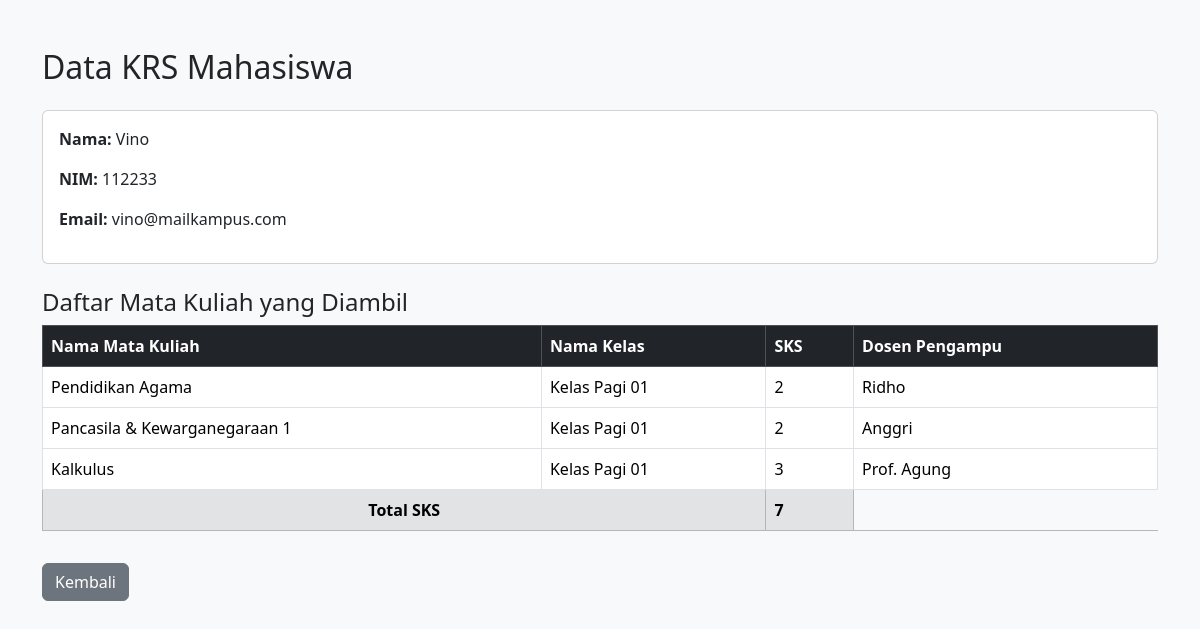
Page /lihat_krs.php?id=1 on the committed database.
### tables this page shows
CREATE TABLE `mahasiswa` (
  `id` int(11) NOT NULL,
  `nama_mahasiswa` varchar(255) NOT NULL,
  `NIM` int(10) NOT NULL,
  `email` varchar(255) NOT NULL,
  `jurusan_id` int(11) DEFAULT NULL,
  `password` varchar(50) NOT NULL
);

CREATE TABLE `mata_kuliah` (
  `id` int(11) NOT NULL,
  `kode_mk` varchar(10) NOT NULL,
  `nama_mk` varchar(255) NOT NULL,
  `sks` int(11) NOT NULL,
  `dosen_id` int(11) DEFAULT NULL
);

CREATE TABLE `kelas` (
  `id` int(11) NOT NULL,
  `kode_kelas` varchar(10) NOT NULL,
  `nama_kelas` varchar(255) NOT NULL
);

CREATE TABLE `dosen` (
  `id` int(11) NOT NULL,
  `nidn` varchar(20) NOT NULL,
  `nama_dosen` varchar(255) NOT NULL,
  `nomor_telepon` varchar(15) DEFAULT NULL,
  `alamat` text DEFAULT NULL
);

### lihat_krs.php (the view, shortened to what this page needs)
<?php
require_once 'config/Database.php';
$db = $conn;
$id = $_GET['id'];
$stmt = $db->prepare("SELECT * FROM mahasiswa WHERE id = ?");
$stmt->execute([$id]);
$mahasiswa = $stmt->fetch(PDO::FETCH_ASSOC);
$query = "
    SELECT
        mk.nama_mk AS nama_mk,
        mk.sks,
        d.nama_dosen AS nama_dosen,
        j.id AS jurusan_id,
        k.nama_kelas AS nama_kelas
    FROM krs
    JOIN mata_kuliah mk ON krs.mata_kuliah_id = mk.id
    JOIN dosen d ON krs.dosen_id = d.id
    JOIN jurusan j ON krs.jurusan_id = j.id
    JOIN kelas k ON krs.kelas_id = k.id
    WHERE krs.mahasiswa_id = ?
";
$stmt = $db->prepare($query);
$stmt->execute([$id]);
$krsList = $stmt->fetchAll(PDO::FETCH_ASSOC);
$totalSKS = array_sum(array_column($krsList, 'sks'));
?>
<!DOCTYPE html>
<html lang="en">
<head>
    <link href="assets/vendor/bootstrap/css/bootstrap.min.css" rel="stylesheet">
</head>
<body class="bg-light">
    <div class="container py-5">
        <h2 class="mb-4">Data KRS Mahasiswa</h2>
        <div class="card mb-4">
            <div class="card-body">
                <p><strong>Nama:</strong> <?= htmlspecialchars($mahasiswa['nama_mahasiswa']) ?></p>
                <p><strong>NIM:</strong> <?= htmlspecialchars($mahasiswa['NIM']) ?></p>
                <p><strong>Email:</strong> <?= htmlspecialchars($mahasiswa['email']) ?></p>
            </div>
        </div>
        <h4>Daftar Mata Kuliah yang Diambil</h4>
        <?php if (count($krsList) > 0) : ?>
            <table class="table table-bordered">
                <thead class="table-dark">
                    <tr>
                        <th>Nama Mata Kuliah</th>
                        <th>Nama Kelas</th>
                        <th>SKS</th>
                        <th>Dosen Pengampu</th>
                    </tr>
                </thead>
                <tbody>
                    <?php foreach ($krsList as $row) : ?>
                        <tr>
                            <td><?= htmlspecialchars($row['nama_mk']) ?></td>
                            <td><?= htmlspecialchars($row['nama_kelas']) ?></td>
                            <td><?= htmlspecialchars($row['sks']) ?></td>
                            <td><?= htmlspecialchars($row['nama_dosen']) ?></td>
                        </tr>
                    <?php endforeach; ?>
                    <tr class="table-secondary fw-bold">
                        <td class="text-center" colspan="2">Total SKS</td>
                        <td colspan="1"><?= $totalSKS ?></td>
                    </tr>
                </tbody>
            </table>
        <?php else : ?>
            <p class="text-danger">Mahasiswa belum mengambil mata kuliah.</p>
        <?php endif; ?>
        <a href="index.php" class="btn btn-secondary mt-3">Kembali</a>
    </div>
</body>
</html>

### rows in the picture
mahasiswa: nama_mahasiswa "Vino", NIM "112233", email "vino@mailkampus.com"
mata_kuliah: nama_mk "Pendidikan Agama", kelas.nama_kelas "Kelas Pagi 01", sks "2", dosen.nama_dosen "Ridho"
mata_kuliah: nama_mk "Pancasila & Kewarganegaraan 1", kelas.nama_kelas "Kelas Pagi 01", sks "2", dosen.nama_dosen "Anggri"
mata_kuliah: nama_mk "Kalkulus", kelas.nama_kelas "Kelas Pagi 01", sks "3", dosen.nama_dosen "Prof. Agung"

### other values in the picture
$totalSKS "7"
